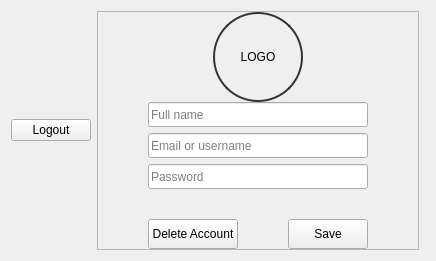
             <widget class="QWidget" name="Profile">
              <layout class="QHBoxLayout" name="horizontalLayout_2">
               <item>
                <layout class="QVBoxLayout" name="left_panel_profile">
                 <property name="sizeConstraint">
                  <enum>QLayout::SetMinimumSize</enum>
                 </property>
                 <item>
                  <widget class="QPushButton" name="pushButton_3">
                   <property name="text">
                    <string>Logout</string>
                   </property>
                  </widget>
                 </item>
                </layout>
               </item>
               <item>
                <widget class="QFrame" name="frame_5">
                 <property name="frameShape">
                  <enum>QFrame::StyledPanel</enum>
                 </property>
                 <property name="frameShadow">
                  <enum>QFrame::Raised</enum>
                 </property>
                 <layout class="QVBoxLayout" name="verticalLayout_16">
                  <property name="spacing">
                   <number>0</number>
                  </property>
                  <property name="sizeConstraint">
                   <enum>QLayout::SetMinimumSize</enum>
                  </property>
                  <property name="leftMargin">
                   <number>0</number>
                  </property>
                  <property name="topMargin">
                   <number>0</number>
                  </property>
                  <property name="rightMargin">
                   <number>0</number>
                  </property>
                  <property name="bottomMargin">
                   <number>0</number>
                  </property>
                  <item alignment="Qt::AlignHCenter">
                   <widget class="QLabel" name="signup_photo_label_2">
                    <property name="minimumSize">
                     <size>
                      <width>90</width>
                      <height>90</height>
                     </size>
                    </property>
                    <property name="maximumSize">
                     <size>
                      <width>90</width>
                      <height>90</height>
                     </size>
                    </property>
                    <property name="styleSheet">
                     <string notr="true">border-radius: 45px;  border: 1.5px solid #333;</string>
                    </property>
                    <property name="text">
                     <string>LOGO</string>
                    </property>
                    <property name="alignment">
                     <set>Qt::AlignCenter</set>
                    </property>
                   </widget>
                  </item>
                  <item>
                   <layout class="QVBoxLayout" name="verticalLayout_17">
                    <property name="sizeConstraint">
                     <enum>QLayout::SetMinimumSize</enum>
                    </property>
                    <property name="leftMargin">
                     <number>50</number>
                    </property>
                    <property name="topMargin">
                     <number>0</number>
                    </property>
                    <property name="rightMargin">
                     <number>50</number>
                    </property>
                    <property name="bottomMargin">
                     <number>0</number>
                    </property>
                    <item>
                     <layout class="QVBoxLayout" name="verticalLayout_18">
                      <property name="spacing">
                       <number>6</number>
                      </property>
                      <property name="sizeConstraint">
                       <enum>QLayout::SetMinimumSize</enum>
                      </property>
                      <property name="topMargin">
                       <number>0</number>
                      </property>
                      <property name="rightMargin">
                       <number>0</number>
                      </property>
                      <property name="bottomMargin">
                       <number>15</number>
                      </property>
                      <item>
                       <widget class="QLineEdit" name="full_name_lineEdit_2">
                        <property name="sizePolicy">
                         <sizepolicy hsizetype="Preferred" vsizetype="Preferred">
                          <horstretch>0</horstretch>
                          <verstretch>0</verstretch>
                         </sizepolicy>
                        </property>
                        <property name="minimumSize">
                         <size>
                          <width>0</width>
                          <height>25</height>
                         </size>
                        </property>
                        <property name="maximumSize">
                         <size>
                          <width>16777215</width>
                          <height>25</height>
                         </size>
                        </property>
                        <property name="styleSheet">
                         <string notr="true" />
                        </property>
                        <property name="text">
                         <string />
                        </property>
                        <property name="placeholderText">
                         <string>Full name</string>
                        </property>
                       </widget>
                      </item>
                      <item>
                       <widget class="QLineEdit" name="signup_username_lineEdit_2">
                        <property name="minimumSize">
                         <size>
                          <width>0</width>
                          <height>25</height>
                         </size>
                        </property>
                        <property name="styleSheet">
                         <string notr="true" />
                        </property>
                        <property name="placeholderText">
                         <string>Email or username</string>
                        </property>
                       </widget>
                      </item>
                      <item>
                       <widget class="QLineEdit" name="signup_password_lineEdit_2">
                        <property name="minimumSize">
                         <size>
                          <width>0</width>
                          <height>25</height>
                         </size>
                        </property>
                        <property name="styleSheet">
                         <string notr="true" />
                        </property>
                        <property name="placeholderText">
                         <string>Password</string>
                        </property>
                       </widget>
                      </item>
                     </layout>
                    </item>
                    <item>
                     <layout class="QHBoxLayout" name="horizontalLayout_3">
                      <property name="spacing">
                       <number>50</number>
                      </property>
                      <property name="sizeConstraint">
                       <enum>QLayout::SetMaximumSize</enum>
                      </property>
                      <property name="topMargin">
                       <number>15</number>
                      </property>
                      <property name="bottomMargin">
                       <number>0</number>
                      </property>
                      <item>
                       <widget class="QPushButton" name="to_login_button_2">
                        <property name="minimumSize">
                         <size>
                          <width>0</width>
                          <height>30</height>
                         </size>
                        </property>
                        <property name="maximumSize">
                         <size>
                          <width>230</width>
                          <height>30</height>
                         </size>
                        </property>
                        <property name="cursor">
                         <cursorShape>PointingHandCursor</cursorShape>
                        </property>
                        <property name="styleSheet">
                         <string notr="true" />
                        </property>
                        <property name="text">
                         <string>Delete Account</string>
                        </property>
                       </widget>
                      </item>
                      <item>
                       <widget class="QPushButton" name="signup_button_2">
                        <property name="minimumSize">
                         <size>
                          <width>0</width>
                          <height>30</height>
                         </size>
                        </property>
                        <property name="maximumSize">
                         <size>
                          <width>230</width>
                          <height>30</height>
                         </size>
                        </property>
                        <property name="cursor">
                         <cursorShape>PointingHandCursor</cursorShape>
                        </property>
                        <property name="styleSheet">
                         <string notr="true" />
                        </property>
                        <property name="text">
                         <string>Save</string>
                        </property>
                       </widget>
                      </item>
                     </layout>
                    </item>
                   </layout>
                  </item>
                 </layout>
                </widget>
               </item>
               <item>
                <widget class="QFrame" name="profile_right_frame">
                 <property name="sizePolicy">
                  <sizepolicy hsizetype="Expanding" vsizetype="Expanding">
                   <horstretch>0</horstretch>
                   <verstretch>0</verstretch>
                  </sizepolicy>
                 </property>
                 <property name="frameShape">
                  <enum>QFrame::StyledPanel</enum>
                 </property>
                 <property name="frameShadow">
                  <enum>QFrame::Raised</enum>
                 </property>
                </widget>
               </item>
              </layout>
             </widget>
